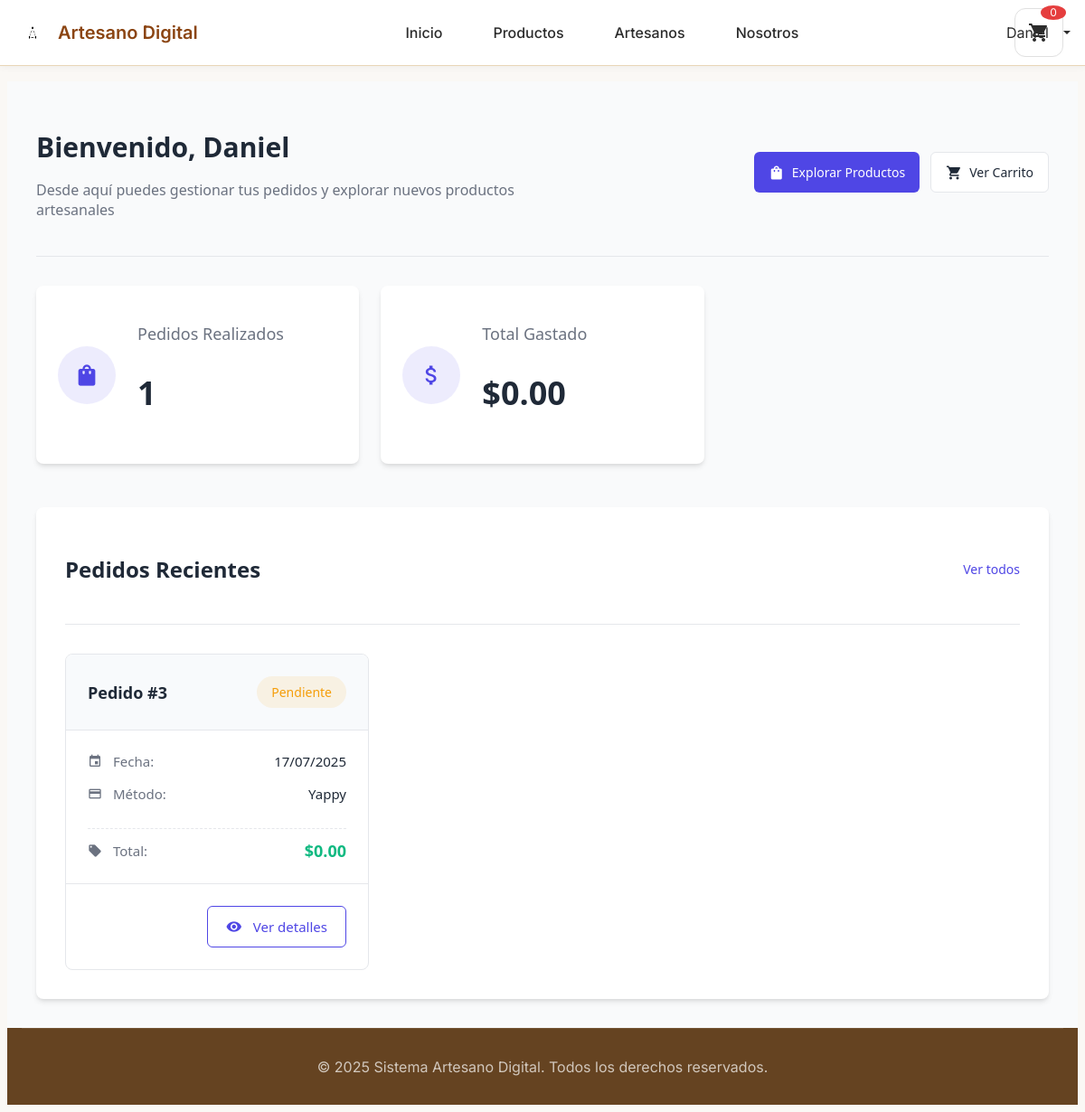
The app's page /dashboard/cliente (signed in), older data.
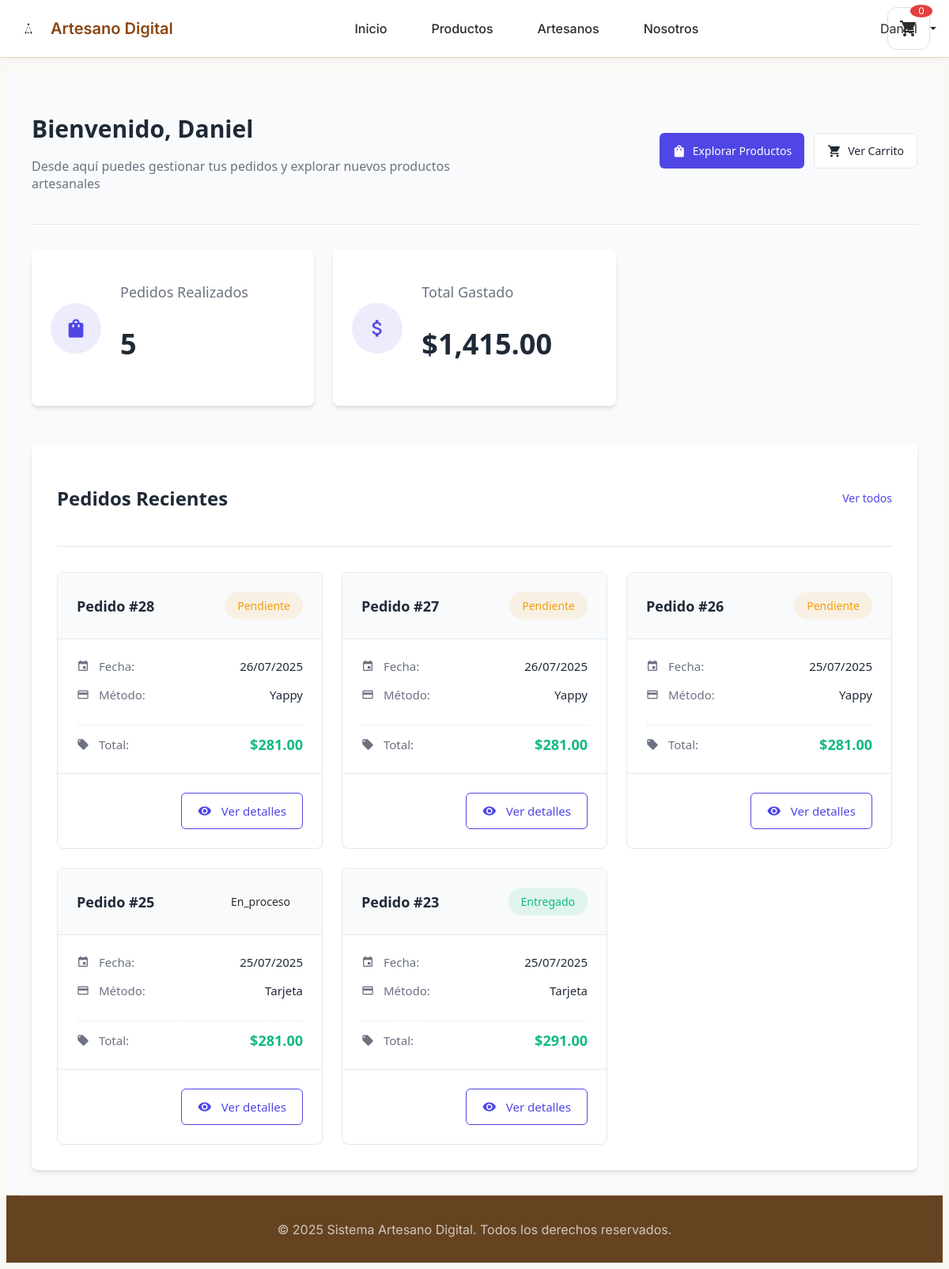
The same page, newer data.
### tables this page shows
CREATE TABLE `pedidos` (
  `id_pedido` int(11) NOT NULL,
  `id_usuario` int(11) NOT NULL,
  `estado` enum('pendiente','confirmado','en_proceso','enviado','entregado','cancelado') DEFAULT 'pendiente',
  `metodo_pago` varchar(50) NOT NULL,
  `total` decimal(10,2) NOT NULL,
  `subtotal` decimal(10,2) DEFAULT NULL,
  `descuento` decimal(10,2) DEFAULT 0.00,
  `fecha_pedido` datetime DEFAULT current_timestamp(),
  `fecha_confirmacion` datetime DEFAULT NULL,
  `fecha_proceso` datetime DEFAULT NULL,
  `fecha_envio` datetime DEFAULT NULL,
  `fecha_entrega` datetime DEFAULT NULL,
  `direccion_envio` text NOT NULL,
  `metodo_envio` varchar(100) DEFAULT 'Env├¡o est├índar',
  `codigo_seguimiento` varchar(100) DEFAULT NULL,
  `tiempo_estimado` varchar(50) DEFAULT '3-5 d├¡as h├íbiles',
  `empresa_envio` varchar(100) DEFAULT NULL,
  `numero_seguimiento` varchar(100) DEFAULT NULL,
  `fecha_estimada_entrega` date DEFAULT NULL,
  `notas_entrega` text DEFAULT NULL,
  `fecha_actualizacion` timestamp NOT NULL DEFAULT current_timestamp() ON UPDATE current_timestamp()
);

### controllers/ControladorCliente.php (called while the page is built, shortened)
<?php
class ControladorCliente
{
    private GestorAutenticacion $gestorAuth;
    private \Models\Pedido $modeloPedido;
    public function __construct()
    {
        $this->gestorAuth = GestorAutenticacion::obtenerInstancia();
        require_once __DIR__ . '/../models/Pedido.php';
        $this->modeloPedido = new \Models\Pedido();
    }
    public function mostrarDashboard(): void
    {
        $usuario = $this->gestorAuth->obtenerUsuarioActual();
        $idUsuario = $usuario['id_usuario'] ?? 0;
        $pedidosRecientes = $this->obtenerPedidosRecientes($idUsuario);
        $totalPedidos = count($pedidosRecientes);
        $totalCompras = array_sum(array_column($pedidosRecientes, 'total'));
        $datos = [
            'titulo' => 'Panel de Cliente',
            'usuario' => $usuario,
            'pedidos_recientes' => $pedidosRecientes,
            'estadisticas' => [
                'pedidos_totales' => $totalPedidos,
                'total_compras' => $totalCompras,
                'productos_favoritos' => 0,
                'artesanos_seguidos' => 0
            ],
            'favoritos_recientes' => []
        ];
        $this->cargarVista('cliente/dashboard', $datos);
    }
    private function obtenerPedidosRecientes(int $idUsuario): array
    {
        try {
            $pedidos = $this->modeloPedido->obtenerPorUsuario($idUsuario);
            if (!empty($pedidos)) {
                $pedidosFormateados = [];
                $pedidosLimitados = array_slice($pedidos, 0, 5);
                foreach ($pedidosLimitados as $pedido) {
                    $pedidosFormateados[] = [
                        'id' => $pedido['id_pedido'],
                        'fecha' => $pedido['fecha_pedido'],
                        'total' => $pedido['total'],
                        'estado' => $pedido['estado'],
                        'metodo_pago' => $pedido['metodo_pago']
                    ];
                }
                return $pedidosFormateados;
            }
            return [];
        } catch (\Exception $e) {
            error_log("Error al obtener pedidos recientes: " . $e->getMessage());
            return [];
        }
    }
    private function cargarVista(string $vista, array $datos = []): void
    {
        extract($datos);
        include "views/{$vista}.php";
    }
}

### utils/GestorAutenticacion.php (called while the page is built, shortened)
<?php
class GestorAutenticacion
{
    private static ?GestorAutenticacion $instancia = null;
    private function __construct()
    {
        $this->tiempoExpiracion = ((int)($_ENV['SESSION_LIFETIME'] ?? 120)) * 60;
    }
    public static function obtenerInstancia(): GestorAutenticacion
    {
        if (self::$instancia === null) {
            self::$instancia = new self();
        }
        return self::$instancia;
    }
    public function estaAutenticado(): bool
    {
        return true;
    }
    public function obtenerUsuarioActual(): ?array
    {
        if ($this->estaAutenticado()) {
            return [
                'id_usuario' => $_SESSION['usuario_id'],
                'nombre' => $_SESSION['usuario_nombre'],
                'correo' => $_SESSION['usuario_correo'],
                'tipo_usuario' => $_SESSION['usuario_tipo']
            ];
        }
        return null;
    }
}

### models/Pedido.php (called while the page is built, shortened)
<?php
class Pedido
{
    private PDO $conexion;
    public function __construct()
    {
        $db = Database::obtenerInstancia();
        $this->conexion = $db->obtenerConexion();
    }
    public function obtenerPorUsuario(int $idUsuario): array
    {
        try {
            $sql = "SELECT * FROM pedidos WHERE id_usuario = :id_usuario ORDER BY fecha_pedido DESC";
            $stmt = $this->conexion->prepare($sql);
            $stmt->execute(['id_usuario' => $idUsuario]);
            return $stmt->fetchAll();
        } catch (Exception $e) {
            error_log("Error al obtener pedidos: " . $e->getMessage());
            return [];
        }
    }
}

### config/Database.php (called while the page is built, shortened)
<?php
class Database
{
    private static ?Database $instancia = null;
    private ?PDO $conexion = null;
    private string $host;
    private string $baseDatos;
    private string $usuario;
    private string $contrasena;
    private string $charset;
    private function __construct()
    {
        $this->host = $_ENV['DB_HOST'] ?? 'localhost';
        $this->baseDatos = $_ENV['DB_DATABASE'] ?? 'artesano_digital';
        $this->usuario = $_ENV['DB_USERNAME'] ?? 'root';
        $this->contrasena = $_ENV['DB_PASSWORD'] ?? '';
        $this->charset = $_ENV['DB_CHARSET'] ?? 'utf8mb4';
    }
    public static function obtenerInstancia(): Database
    {
        if (self::$instancia === null) {
            self::$instancia = new self();
        }
        return self::$instancia;
    }
    private function conectar(): void
    {
        try {
            $dsn = "mysql:host={$this->host};dbname={$this->baseDatos};charset={$this->charset}";
            $opciones = [
                PDO::ATTR_ERRMODE => PDO::ERRMODE_EXCEPTION,
                PDO::ATTR_DEFAULT_FETCH_MODE => PDO::FETCH_ASSOC,
                PDO::ATTR_EMULATE_PREPARES => false,
                PDO::MYSQL_ATTR_INIT_COMMAND => "SET NAMES {$this->charset}"
            ];
            $this->conexion = new PDO($dsn, $this->usuario, $this->contrasena, $opciones);
        } catch (PDOException $e) {
            throw new Exception("Error de conexión a base de datos: " . $e->getMessage());
        }
    }
    public function obtenerConexion(): PDO
    {
        return $this->conexion;
    }
}

### views/cliente/dashboard.php (the view, shortened to what the changed rows need)
<div class="dashboard">
    <header class="dashboard-header">
        <div class="welcome-section">
            <h1>Bienvenido, <?= htmlspecialchars($usuario['nombre']) ?></h1>
        </div>
    </header>
    <div class="stats-grid">
        <div class="stat-card">
            <div class="stat-content">
                <h3>Pedidos Realizados</h3>
                <p class="stat-number"><?= $estadisticas['pedidos_totales'] ?></p>
            </div>
        </div>
        <div class="stat-card">
            <div class="stat-content">
                <h3>Total Gastado</h3>
                <p class="stat-number">$<?= number_format($estadisticas['total_compras'], 2) ?></p>
            </div>
        </div>
    </div>
    <section class="orders-section">
        <div class="section-header">
            <h2>Pedidos Recientes</h2>
        </div>
        <?php if (!empty($pedidos_recientes)): ?>
            <div class="orders-grid">
                <?php foreach ($pedidos_recientes as $pedido): ?>
                    <div class="order-card">
                        <div class="order-header">
                            <div class="order-id">Pedido #<?= $pedido['id'] ?></div>
                            <div class="order-status status-<?= $pedido['estado'] ?>">
                                <?= ucfirst($pedido['estado']) ?>
                            </div>
                        </div>
                        <div class="order-body">
                            <div class="order-info">
                                <div class="info-item">
                                    <span class="info-label"><i class="material-icons">event</i> Fecha:</span>
                                    <span class="info-value"><?= date('d/m/Y', strtotime($pedido['fecha'])) ?></span>
                                </div>
                                <div class="info-item">
                                    <span class="info-label"><i class="material-icons">payment</i> Método:</span>
                                    <span class="info-value"><?= ucfirst(str_replace('_', ' ', $pedido['metodo_pago'])) ?></span>
                                </div>
                                <div class="info-item total">
                                    <span class="info-label"><i class="material-icons">local_offer</i> Total:</span>
                                    <span class="info-value">$<?= number_format($pedido['total'], 2) ?></span>
                                </div>
                            </div>
                        </div>
                        <div class="order-footer">
                            <a href="/artesanoDigital/cliente/pedido/<?= $pedido['id'] ?>" class="btn-details">
                                <i class="material-icons">visibility</i> Ver detalles
                            </a>
                        </div>
                    </div>
                <?php endforeach; ?>
            </div>
        <?php endif; ?>
    </section>
</div>
<?php
include __DIR__ . '/../layouts/base.php';
?>

Row changes from the older to the newer data that the page shows:
removed pedidos: id_pedido "3", estado "Pendiente", fecha_pedido "17/07/2025", metodo_pago "Yappy", total "0.00"
added pedidos: id_pedido "28", estado "Pendiente", fecha_pedido "26/07/2025", metodo_pago "Yappy", total "281.00"
added pedidos: id_pedido "27", estado "Pendiente", fecha_pedido "26/07/2025", metodo_pago "Yappy", total "281.00"
added pedidos: id_pedido "26", estado "Pendiente", fecha_pedido "25/07/2025", metodo_pago "Yappy", total "281.00"
added pedidos: id_pedido "25", estado "En_proceso", fecha_pedido "25/07/2025", metodo_pago "Tarjeta", total "281.00"
added pedidos: id_pedido "23", estado "Entregado", fecha_pedido "25/07/2025", metodo_pago "Tarjeta", total "291.00"
Text that changed along with them:
$estadisticas['pedidos_totales']: "1" → "5"
$estadisticas['total_compras']: "0.00" → "1,415.00"
